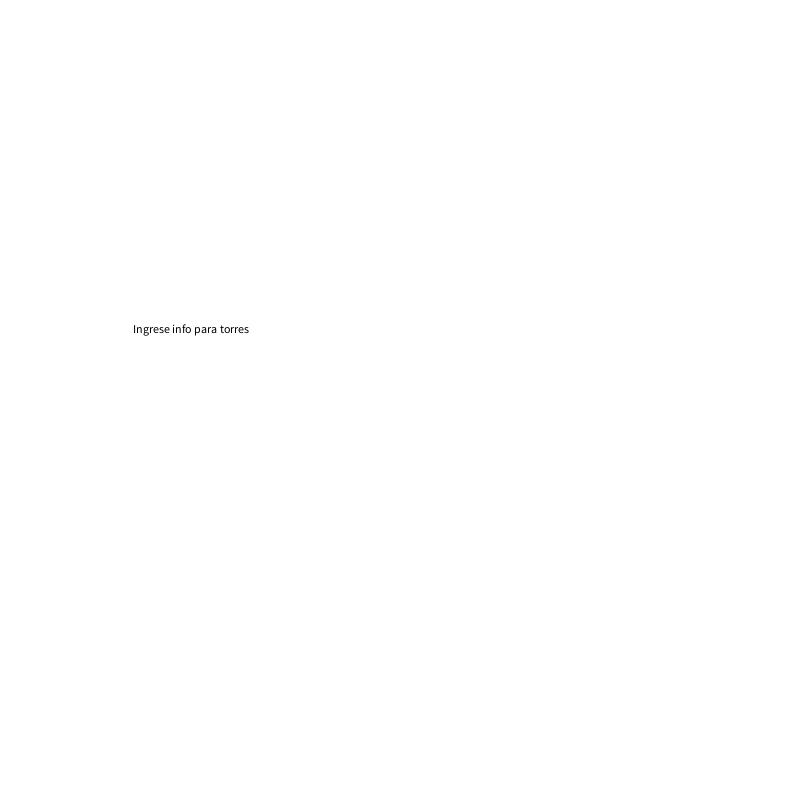
Frame 1 (no input)
Frame 60 (the mouse pressed at the canvas centre just before this capture): identical to frame 1, image omitted
Frame 120 (the mouse held since frame 60 and released just before this capture): identical to frame 1, image omitted

The Processing sketch that drew this single still picture (run headless with seeded random() and noise(); from frame 60 on, the mouse is pressed at the canvas centre):

// Processing sketch: recibir_datos_por_teclado
// ── recibir_datos_por_teclado.pde
int estado = 0; 
String input=""; 

void setup() { 
  size(800, 800);
}
 
void draw() { 
 
 
  background(255); 
 
 
  switch (estado) {
  case 0:
    fill(0); 
    text ("Ingrese info para torres \n"+input, 133, 333); 
    break;
 
  case 1:
    fill(0); 
    text ("Ingrese info para torres \n"+input, 133, 333); 
    fill(255, 2, 2); 
    text ("Se recibió \n"+input, 133, 383); 
    break;

  case 2:
    fill(0); 
    text ("Ingrese info para torres \n"+input, 133, 333); 
    fill(255, 2, 2); 
    text ("Se recibió \n"+input, 133, 383); 
    fill(0); 
    text ("PRESIONE CUALQUIER TECLA PARA CONTINUAR \n", 133, 433); 
    break;
}
}
 
void keyPressed() {
 
  if (key==ENTER||key==RETURN) {
 
    estado++;
    if(estado>2)
    {
     background(255);      
     estado=0;
     input="";     
    }
  } else
  input = input + key;
}
